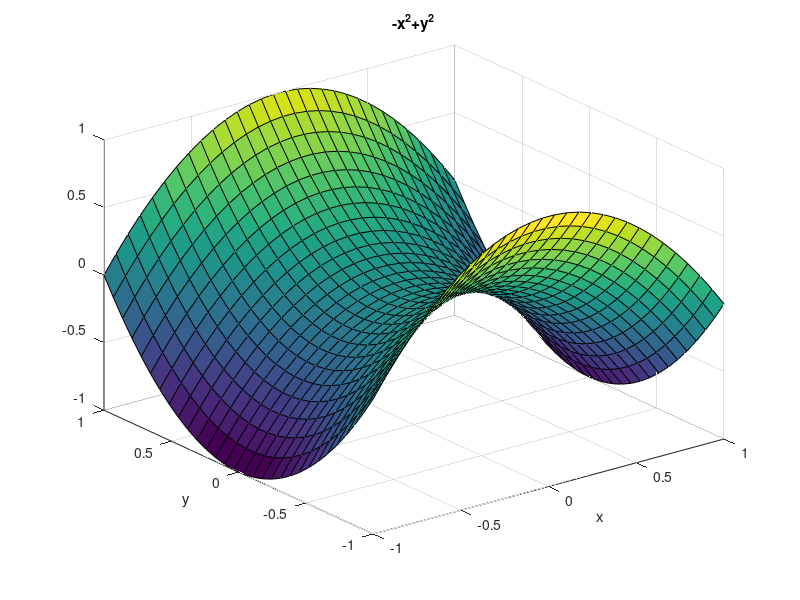

Write the MATLAB code that produced this figure. (Note: this script raises an error after producing the figure.)
%% Creates a plot as in Peter Bertholet's Masterthesis "DEC in a week"
close all

s=ezsurf('-x^2+y^2', [-1 1 -1 1], 30)
s.FaceColor = 'r'
s.FaceLighting = 'gouraud'
h=light
h.Position = [0 -1 0 ]

s.BackFaceLighting = 'unlit'
hold on

% Tangent plane at x = 0, y = 0.5
% Note that the intersection curves in Peter's Thesis are probably wrong
% maybe the whole plane was faked/hacked in e.g. Inkscape
s=ezsurf('y-0.25', [-1 1 -1 1], 2)
s.LineStyle='none'
s.FaceAlpha=0.5
s.FaceLighting = 'none'
s.FaceColor = 'w'


a = gca

a.XLabel = []
a.YLabel = []


a.XTickLabelMode = 'manual'
a.XTickLabels = []

a.YTickLabelMode = 'manual'
a.YTickLabels = []

a.ZTickLabelMode = 'manual'
a.ZTickLabels = []
title('')

a.CameraPosition = [-5.6506 -9.5929 12.2683]
